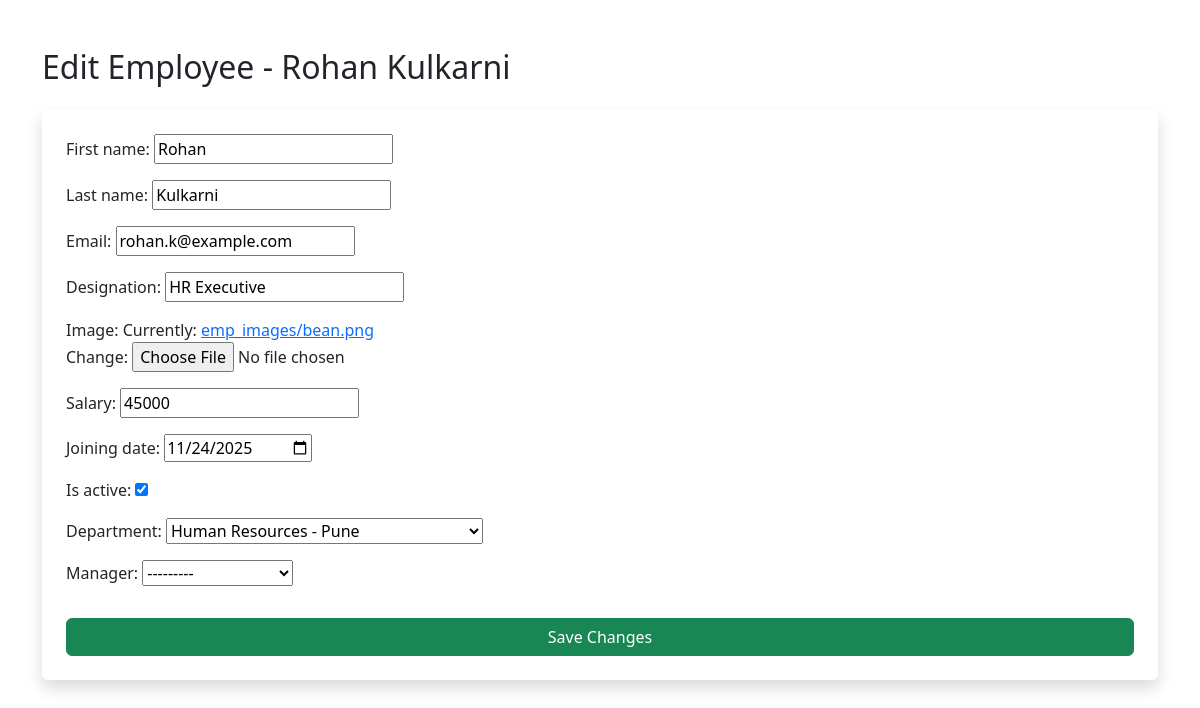
The page /employee/edit/1/ on the database as committed earlier.
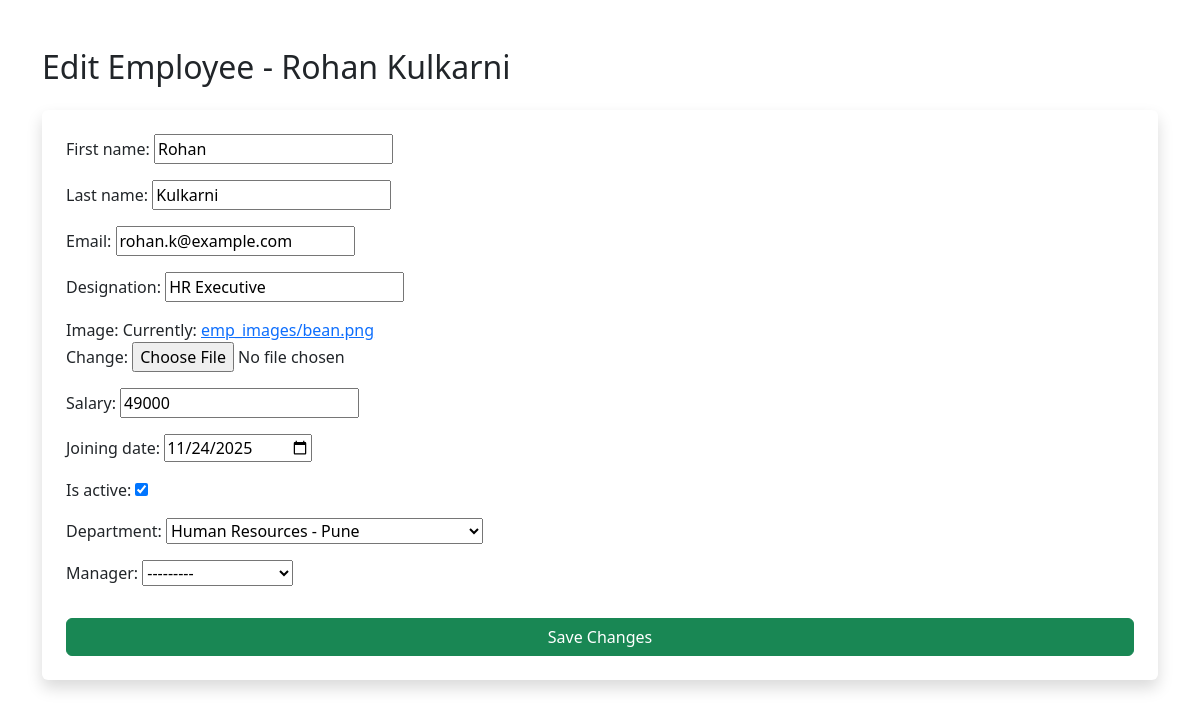
The same page on the database as committed later.
### employees/models.py (models this page shows)
class Employee(models.Model):
    first_name = models.CharField(max_length=50)
    last_name = models.CharField(max_length=50)
    email = models.EmailField(unique=True)
    designation = models.CharField(max_length=50)
    image=models.ImageField(upload_to='emp_images',default='default.jpg')
    salary = models.IntegerField()
    joining_date = models.DateField()
    is_active = models.BooleanField(default=True)
    department = models.ForeignKey(Department, on_delete=models.SET_NULL, blank=True, null=True)
    manager = models.ForeignKey("self", on_delete=models.SET_NULL, blank=True, null=True)
    def __str__(self):
        return f"{self.first_name} {self.last_name}"
    def full_name(self):
        return f"{self.first_name} {self.last_name}"

### employees/views.py (the view)
# urls.py: path('edit/<int:id>/', views.edit_employee, name='edit_employee'),
def edit_employee(request, id):
    employee = get_object_or_404(Employee, id=id)
    if request.method == 'POST':
        form = EmployeeForm(request.POST, request.FILES, instance=employee)
        if form.is_valid():
            form.save()
            return redirect('employee_detail', id=employee.id)
    else:
        form = EmployeeForm(instance=employee)
    context = {'form': form, 'employee': employee}
    return render(request, 'edit_employee.html', context)

### employees/forms.py
class EmployeeForm(forms.ModelForm):
    class Meta:
        model=Employee
        fields="__all__"
        widgets={
            'joining_date':forms.DateInput(attrs={'type':'date'})
        }

### employees/models.py (called while the page is built)
    def __str__(self):
        return f"{self.name} - {self.location}"

### templates/edit_employee.html (shortened to what this page needs)
{% load static %}
<!DOCTYPE html>
<html>
<head>
    <link rel="stylesheet" href="https://cdn.jsdelivr.net/npm/bootstrap@5.3.2/dist/css/bootstrap.min.css">
</head>
<body class="container mt-5">
    <h2 class="mb-4">Edit Employee - {{ employee.full_name }}</h2>
    <form method="POST" enctype="multipart/form-data" class="shadow p-4 rounded bg-white">
        {{ form.as_p }}
        <button type="submit" class="btn btn-success w-100 mt-3">Save Changes</button>
    </form>
</body>
</html>

Rows that differ between the two databases and show on the page:
changed Employee "Rohan Kulkarni": salary "45000" → "49000"
